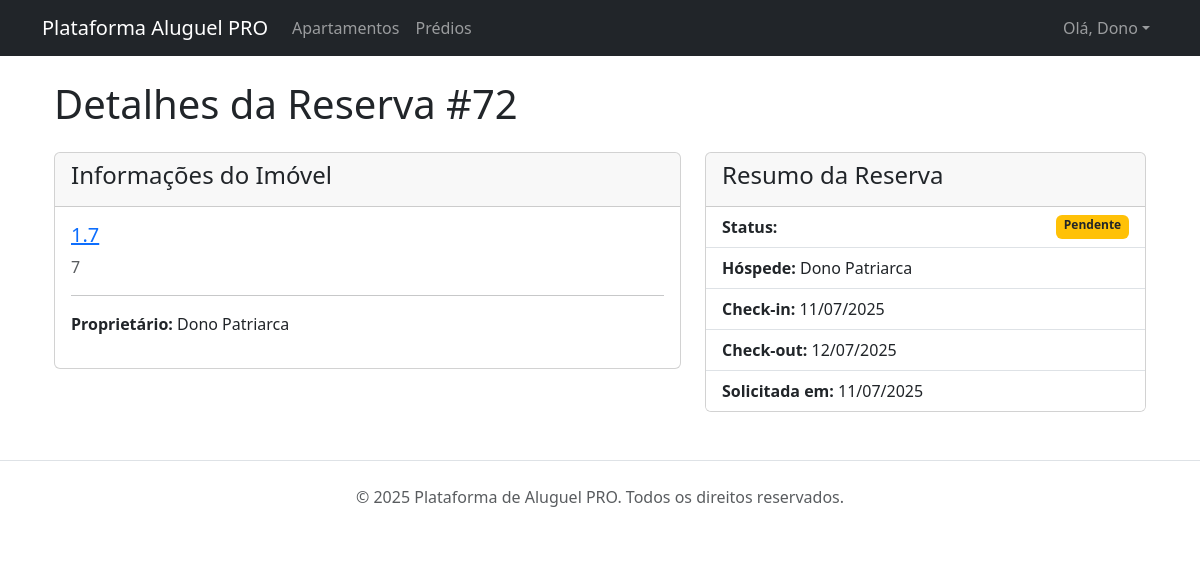
The app's page /apartamentos/reserva/72/ (signed in) with its own data.
### apartamentos/models.py (models this page shows, shortened)
class Reserva(models.Model):
    class StatusReserva(models.TextChoices):
        PENDENTE = 'PENDENTE', _('Pendente')
        CONFIRMADA = 'CONFIRMADA', _('Confirmada')
        CANCELADA = 'CANCELADA', _('Cancelada')
    apartamento = models.ForeignKey(Apartamento, on_delete=models.CASCADE, related_name='reservas')
    hospede = models.ForeignKey(settings.AUTH_USER_MODEL, on_delete=models.CASCADE, related_name='reservas')
    data_checkin = models.DateField(_("data de check-in"))
    data_checkout = models.DateField(_("data de check-out"))
    status = models.CharField(_("status"), max_length=20, choices=StatusReserva.choices, default=StatusReserva.PENDENTE)
    data_reserva = models.DateTimeField(_("data da reserva"), auto_now_add=True)
    class Meta:
        verbose_name = _("Reserva"); verbose_name_plural = _("Reservas"); ordering = ['-data_reserva']

class Apartamento(models.Model):
    predio = models.ForeignKey(Predio, on_delete=models.CASCADE, related_name='apartamentos', verbose_name=_("prédio / condomínio"))
    proprietario = models.ForeignKey(settings.AUTH_USER_MODEL, on_delete=models.CASCADE, related_name='meus_apartamentos', verbose_name=_("proprietário"))
    titulo = models.CharField(_("identificador da unidade"), max_length=100)
    descricao = models.TextField(_("descrição da unidade"), blank=True)
    numero_quartos = models.PositiveIntegerField(_("número de quartos"), default=1)
    numero_banheiros = models.PositiveIntegerField(_("número de banheiros"), default=1)
    area_m2 = models.DecimalField(_("área (m²)"), max_digits=7, decimal_places=2)
    preco_diaria = models.DecimalField(_("preço da diária (R$)"), max_digits=10, decimal_places=2)
    foto_principal = models.ImageField(_("foto principal da unidade"), upload_to='apartamentos/fotos_principais/%Y/%m/%d/', blank=True, null=True)
    disponivel = models.BooleanField(_("disponível para aluguel?"), default=True)
    comodidades = models.ManyToManyField(Comodidade, blank=True, verbose_name=_("comodidades da unidade"))
    data_cadastro = models.DateTimeField(_("data de cadastro"), auto_now_add=True)
    data_atualizacao = models.DateTimeField(_("data de atualização"), auto_now=True)
    class Meta:
        verbose_name = _("Apartamento / Unidade"); verbose_name_plural = _("Apartamentos / Unidades"); ordering = ['predio', 'titulo']

class Predio(models.Model):
    proprietario = models.ForeignKey(settings.AUTH_USER_MODEL, on_delete=models.CASCADE, related_name='predios', verbose_name=_("proprietário"))
    nome = models.CharField(_("nome do prédio/condomínio"), max_length=255)
    endereco_completo = models.CharField(_("endereço completo"), max_length=255)
    cidade = models.CharField(_("cidade"), max_length=100)
    estado = models.CharField(_("estado (UF)"), max_length=2)
    cep = models.CharField(_("CEP"), max_length=9)
    foto_fachada = models.ImageField(_("foto da fachada"), upload_to='predios/fachadas/%Y/%m/%d/', blank=True, null=True)
    data_cadastro = models.DateTimeField(_("data de cadastro"), auto_now_add=True)
    class Meta:
        verbose_name = _("Prédio / Condomínio"); verbose_name_plural = _("Prédios / Condomínios"); ordering = ['nome']

### apartamentos/views.py (the view, shortened to what this page needs)
# urls.py: path('reserva/<int:pk>/', ReservaDetailView.as_view(), name='detalhe_reserva'),
class ReservaDetailView(LoginRequiredMixin, UserPassesTestMixin, DetailView):
    model = Reserva
    template_name = 'apartamentos/reserva_detail.html'
    context_object_name = 'reserva'
    def test_func(self):
        reserva = self.get_object()
        return self.request.user == reserva.hospede or self.request.user == reserva.apartamento.proprietario
    def get_context_data(self, **kwargs):
        context = super().get_context_data(**kwargs)
        reserva = self.get_object()
        pode_avaliar = (
                reserva.status == Reserva.StatusReserva.CONFIRMADA and
                reserva.data_checkout < timezone.localdate() and
                self.request.user == reserva.hospede and
                not hasattr(reserva, 'avaliacao')
        )
        if pode_avaliar:
            context['form_avaliacao'] = AvaliacaoForm()
        return context
    def get_queryset(self):
        return super().get_queryset().select_related('hospede__perfil', 'apartamento__predio',
                                                     'apartamento__proprietario__perfil')

### apartamentos/templates/apartamentos/reserva_detail.html (shortened to what this page needs)
{% extends 'base.html' %}
{% block content %}
<div class="container">
    <h1 class="mb-4">Detalhes da Reserva #{{ reserva.pk }}</h1>
    <div class="row">
        <div class="col-md-7">
            <div class="card">
                <div class="card-header">
                    <h4>Informações do Imóvel</h4>
                </div>
                <div class="card-body">
                    <h5><a href="{% url 'apartamentos:detalhe_apartamento' pk=reserva.apartamento.pk %}">{{ reserva.apartamento.titulo }}</a></h5>
                    <p class="text-muted">{{ reserva.apartamento.predio.endereco_completo }}</p>
                    <hr>
                    <p><strong>Proprietário:</strong> {{ reserva.apartamento.proprietario.get_full_name|default:reserva.apartamento.proprietario.username }}</p>
                    </div>
            </div>
        </div>
        <div class="col-md-5">
            <div class="card">
                <div class="card-header">
                    <h4>Resumo da Reserva</h4>
                </div>
                <ul class="list-group list-group-flush">
                    <li class="list-group-item d-flex justify-content-between">
                        <strong>Status:</strong>
                        {% if reserva.status == 'PENDENTE' %}
                            <span class="badge bg-warning text-dark">{{ reserva.get_status_display }}</span>
                        {% elif reserva.status == 'CONFIRMADA' %}
                            <span class="badge bg-success">{{ reserva.get_status_display }}</span>
                        {% else %}
                            <span class="badge bg-secondary">{{ reserva.get_status_display }}</span>
                        {% endif %}
                    </li>
                    <li class="list-group-item"><strong>Hóspede:</strong> {{ reserva.hospede.get_full_name|default:reserva.hospede.username }}</li>
                    <li class="list-group-item"><strong>Check-in:</strong> {{ reserva.data_checkin|date:"d/m/Y" }}</li>
                    <li class="list-group-item"><strong>Check-out:</strong> {{ reserva.data_checkout|date:"d/m/Y" }}</li>
                    <li class="list-group-item"><strong>Solicitada em:</strong> {{ reserva.data_reserva|date:"d/m/Y" }}</li>
                </ul>
            </div>
        </div>
    </div>
</div>
{% endblock content %}

### templates/base.html (shortened to what this page needs)
{% load static %}
<!DOCTYPE html>
<html lang="pt-br">
<head>
    <link href="https://cdn.jsdelivr.net/npm/bootstrap@5.3.3/dist/css/bootstrap.min.css" rel="stylesheet">
</head>
<body>
    <nav class="navbar navbar-expand-lg navbar-dark bg-dark mb-4" style="position: relative; z-index: 1050;">
        <div class="container">
            <a class="navbar-brand" href="{% url 'homepage' %}">Plataforma Aluguel PRO</a>
            <div class="collapse navbar-collapse" id="navbarNav">
                <ul class="navbar-nav me-auto mb-2 mb-lg-0">
                    <li class="nav-item"><a class="nav-link" href="{% url 'apartamentos:lista_apartamentos' %}">Apartamentos</a></li>
                    <li class="nav-item"><a class="nav-link" href="{% url 'apartamentos:lista_predios' %}">Prédios</a></li>
                </ul>
                <ul class="navbar-nav">
                    {% if user.is_authenticated %}
                    <li class="nav-item dropdown">
                        <a class="nav-link dropdown-toggle" href="#" role="button" data-bs-toggle="dropdown" aria-expanded="false">Olá, {{ user.first_name|default:user.username }}</a>
                    </li>
                    {% else %}
                    <li class="nav-item"><a class="nav-link" href="{% url 'login' %}">Entrar</a></li>
                    <li class="nav-item"><a class="nav-link btn btn-primary text-white" href="{% url 'apartamentos:signup' %}">Cadastre-se</a></li>
                    {% endif %}
                </ul>
            </div>
        </div>
    </nav>
    <main class="container">
        {% block content %}{% endblock content %}
    </main>
    <footer class="mt-5 py-4 text-center text-muted border-top"><p>&copy; {% now "Y" %} Plataforma de Aluguel PRO. Todos os direitos reservados.</p></footer>
</body>
</html>

### records on screen
Reserva: pk "72", apartamento.titulo "1.7", apartamento.predio.endereco_completo "7", apartamento.proprietario.get_full_name "Dono Patriarca", status "Pendente", hospede.get_full_name "Dono Patriarca", data_checkin "11/07/2025", data_checkout "12/07/2025", data_reserva "11/07/2025"

### other values on screen
{{ user.first_name|default:user.username }} "Dono"
